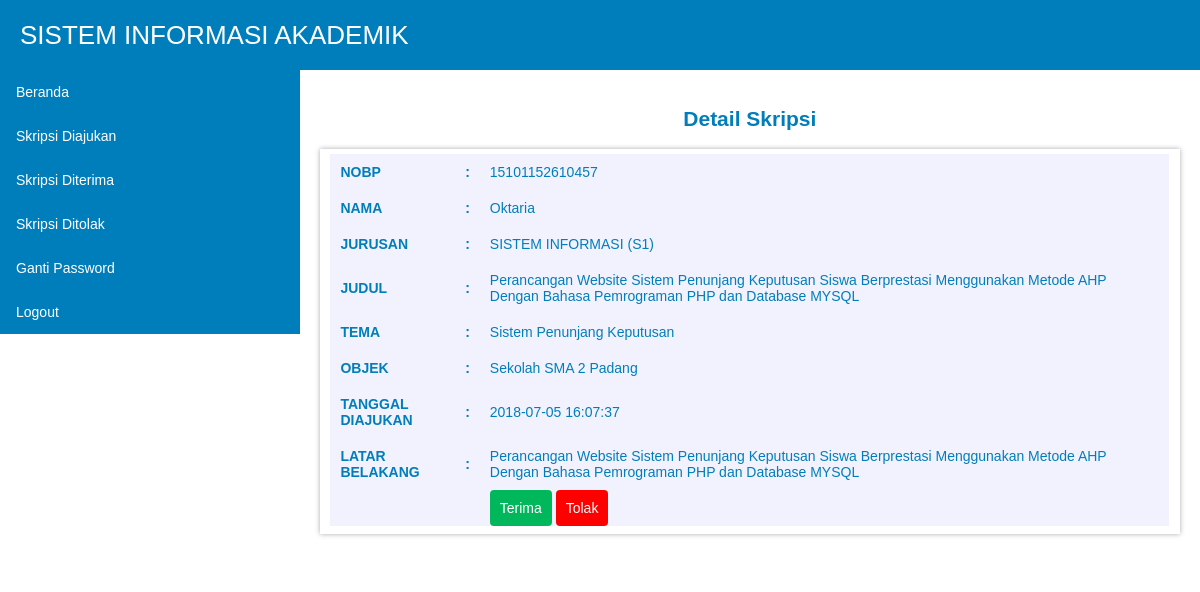
Page /dosen/index.php?p=skripsidtl&idskripsi=4 (signed in) on the committed database.
### tables this page shows
CREATE TABLE IF NOT EXISTS `skripsi` (
  `idskripsi` int(11) NOT NULL AUTO_INCREMENT,
  `nobp` varchar(20) NOT NULL,
  `judulskripsi` text NOT NULL,
  `temaskripsi` text NOT NULL,
  `objekskripsi` text NOT NULL,
  `ltrbelakangskripsi` text NOT NULL,
  `tgldiajukan` datetime NOT NULL DEFAULT '0000-00-00 00:00:00',
  `tglditerima` datetime NOT NULL DEFAULT '0000-00-00 00:00:00',
  `status` varchar(10) NOT NULL,
  `komentar` text NOT NULL,
  `judulke` int(11) NOT NULL,
  PRIMARY KEY (`idskripsi`)
);

CREATE TABLE IF NOT EXISTS `mahasiswa` (
  `nobp` varchar(15) NOT NULL,
  `nama` varchar(30) NOT NULL,
  `tmptgllahir` varchar(100) NOT NULL,
  `foto` text NOT NULL,
  `kdjurusan` varchar(10) NOT NULL,
  `password` varchar(100) NOT NULL,
  PRIMARY KEY (`nobp`)
);

CREATE TABLE IF NOT EXISTS `jurusan` (
  `kdjurusan` varchar(10) NOT NULL,
  `nmjurusan` varchar(30) NOT NULL,
  `kdfakultas` varchar(10) NOT NULL,
  PRIMARY KEY (`kdjurusan`)
);

### dosen/skripsidtl.php (the view, shortened to what this page needs)
<?php
$tampil = mysqli_query($kon, "select * from skripsi,mahasiswa,jurusan where skripsi.nobp = mahasiswa.nobp and mahasiswa.kdjurusan = jurusan.kdjurusan and skripsi.idskripsi = '$_GET[idskripsi]'")or die(error);
$data = mysqli_fetch_array($tampil);
?>
<h2 align="center">Detail Skripsi</h2>
<fieldset id="berita">
<table cellspacing="0">
	<tr>
		<td width="15%"><strong>NOBP</strong></td>
		<td width=""><strong>:</strong></td>
		<td width="85%"><?php echo $data['nobp'];?></td>
	</tr>
	<tr>
		<td><strong>NAMA</strong></td>
		<td><strong>:</strong></td>
		<td><?php echo $data['nama'];?></td>
	</tr>
	<tr>
		<td><strong>JURUSAN</strong></td>
		<td><strong>:</strong></td>
		<td><?php echo $data['nmjurusan'];?></td>
	</tr>
	<tr>
		<td><strong>JUDUL</strong></td>
		<td><strong>:</strong></td>
		<td><?php echo $data['judulskripsi'];?></td>
	</tr>
	<tr>
		<td><strong>TEMA</strong></td>
		<td><strong>:</strong></td>
		<td><?php echo $data['temaskripsi'];?></td>
	</tr>
	<tr>
		<td><strong>OBJEK</strong></td>
		<td><strong>:</strong></td>
		<td><?php echo $data['objekskripsi'];?></td>
	</tr>
	<tr>
		<td><strong>TANGGAL DIAJUKAN</strong></td>
		<td><strong>:</strong></td>
		<td><?php echo $data['tgldiajukan'];?></td>
	</tr>
	<tr>
		<td><strong>LATAR BELAKANG</strong></td>
		<td><strong>:</strong></td>
		<td><?php echo $data['ltrbelakangskripsi'];?></td>
	</tr>
	<tr>
		<td>&nbsp;</td>
		<td>&nbsp;</td>
		<td><a href="?p=skripsidtl&terima&idskripsi=<?php echo $data['idskripsi'];?>" class="btn btn-edit">Terima</a>
			<a href="?p=skripsidtl&tolak&idskripsi=<?php echo $data['idskripsi'];?>" class="btn btn-del">Tolak</a>
		</td>
	</tr>
</table>
</fieldset>

### dosen/style.css (style rules this page uses)
#berita { max-width:100%; margin:10px auto; position:relative; display:block; background-color:#FFFFFF; box-shadow: 0 0 5px #aaa; height:auto; }
fieldset { margin:0px; border:none; }
table { width:100%; border-color:#007EBB; }
td { padding:10px; background-color:#F2F2FF; font-size:14px; color:#007EBB; }
a { color:#FF6600; text-decoration:none; }
.btn { font-family:Arial; font-size:14px; padding:9px 9px; text-align:center; cursor:pointer; border:1px solid transparent; border-radius:4px; }
.btn-edit { color:#FFFFFF; background-color:#00B75B; width:65px; }
.btn-del { color:#FFFFFF; background-color:#FF0000; width:65px; }

### rows in the picture
skripsi: mahasiswa.nobp "15101152610457", mahasiswa.nama "Oktaria", jurusan.nmjurusan "SISTEM INFORMASI (S1)", judulskripsi "Perancangan Website Sistem Penunjang Keputusan Siswa Berprestasi Menggunakan Metode AHP Dengan Bahasa Pemrograman PHP dan Database MYSQL", temaskripsi "Sistem Penunjang Keputusan", objekskripsi "Sekolah SMA 2 Padang", tgldiajukan "2018-07-05 16:07:37", ltrbelakangskripsi "Perancangan Website Sistem Penunjang Keputusan Siswa Berprestasi Menggunakan Metode AHP Dengan Bahasa Pemrograman PHP dan Database MYSQL"
